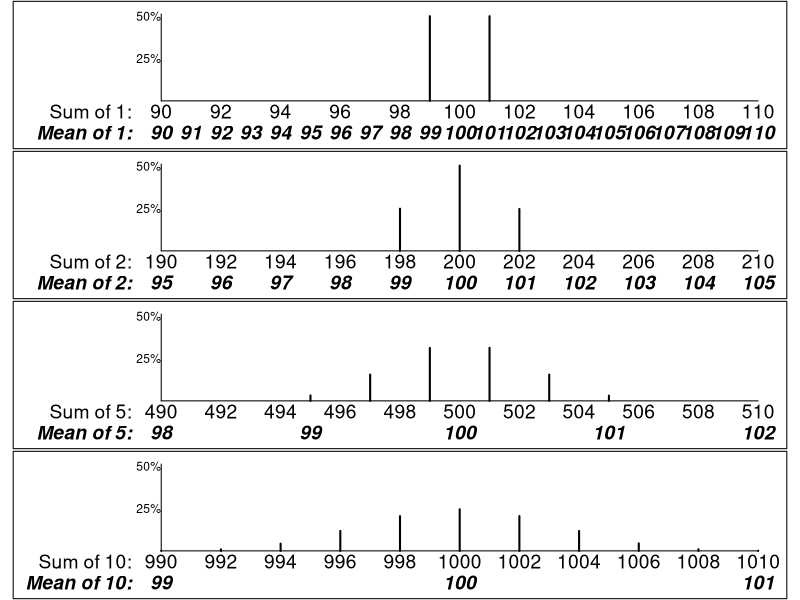
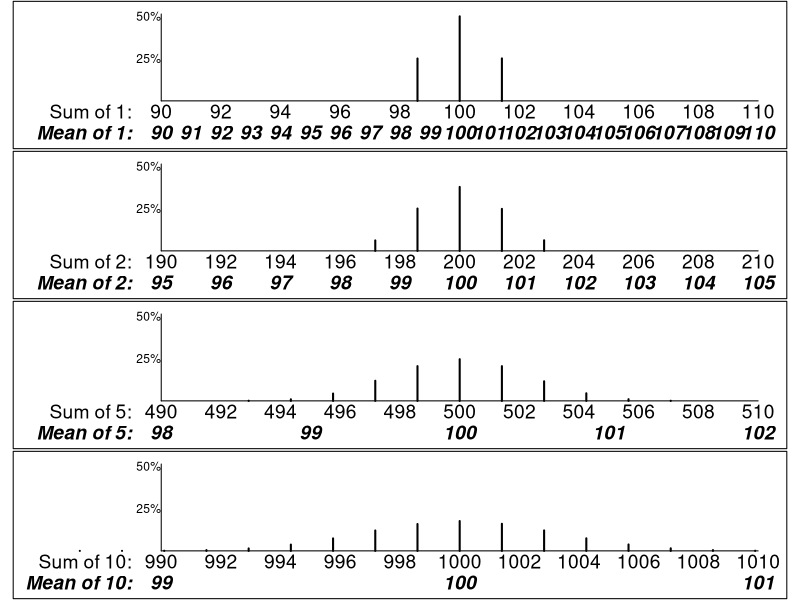

Write R code to recreate these figures, in order.
## ---- chunk 1

plotMeterMeasurements = function(error){
  
    possible.n = c(1,2,5,10)
    n.sampled.possibilities = 100000
    nr = length(possible.n)
    par(mfrow=c(nr,1),mar = c(0.1,1,0.1,1) )

    for(r in 1:nr){
       n = possible.n[r]
       lengths = rep(0,n.sampled.possibilities)
       for (i in 1:n) { lengths = lengths + 
                        100 +
                sample(errors,n.sampled.possibilities,replace=TRUE)
        }
        f = table(lengths)
        max.e = 10

        XLIM=n*100 + c(-max.e,max.e)
        plot(f,yaxt="n", xaxt="n",
           xlim=c(XLIM[1]-4,XLIM[2]),
           ylim=c(-0.25,1/1.8)*n.sampled.possibilities)
        segments(XLIM[1], 0, XLIM[2], 0)
    
        segments(XLIM[1],0,XLIM[1],n.sampled.possibilities/1.95)
        for(pct in seq(25,50,25)){
    	     text(XLIM[1],n.sampled.possibilities*pct/100,
    	         paste(toString(pct),"%",sep=""),adj=c(1,0.5),cex=1.1)
        }
    
       dy = n.sampled.possibilities/8
       for(l in seq(XLIM[1],XLIM[2],2) ){
          text(l,0,toString(l),cex=1.75,adj=c(0.5,1.25))
          if(l == XLIM[1]) text(XLIM[1]-1,0,
                  paste("Sum of ",toString(n),":",sep=""),
                  cex=1.75,adj=c(1,1.25))
        }
      for(l in seq(XLIM[1],XLIM[2],n) ){
         text(l,-dy,toString(l/n),cex=1.75,adj=c(0.5,1.25),font=4)
         if(l == XLIM[1]) text(XLIM[1]-1,-dy,
                  paste("Mean of ",toString(n),":",sep=""),
                        cex=1.75,adj=c(1,1.25),font=4)
       }
    
  }

}

errors = c(-1,1)
plotMeterMeasurements(errors)
## ---- chunk 2

errors = sqrt(2)*c(-1,0,0,1)
plotMeterMeasurements(errors)
   
